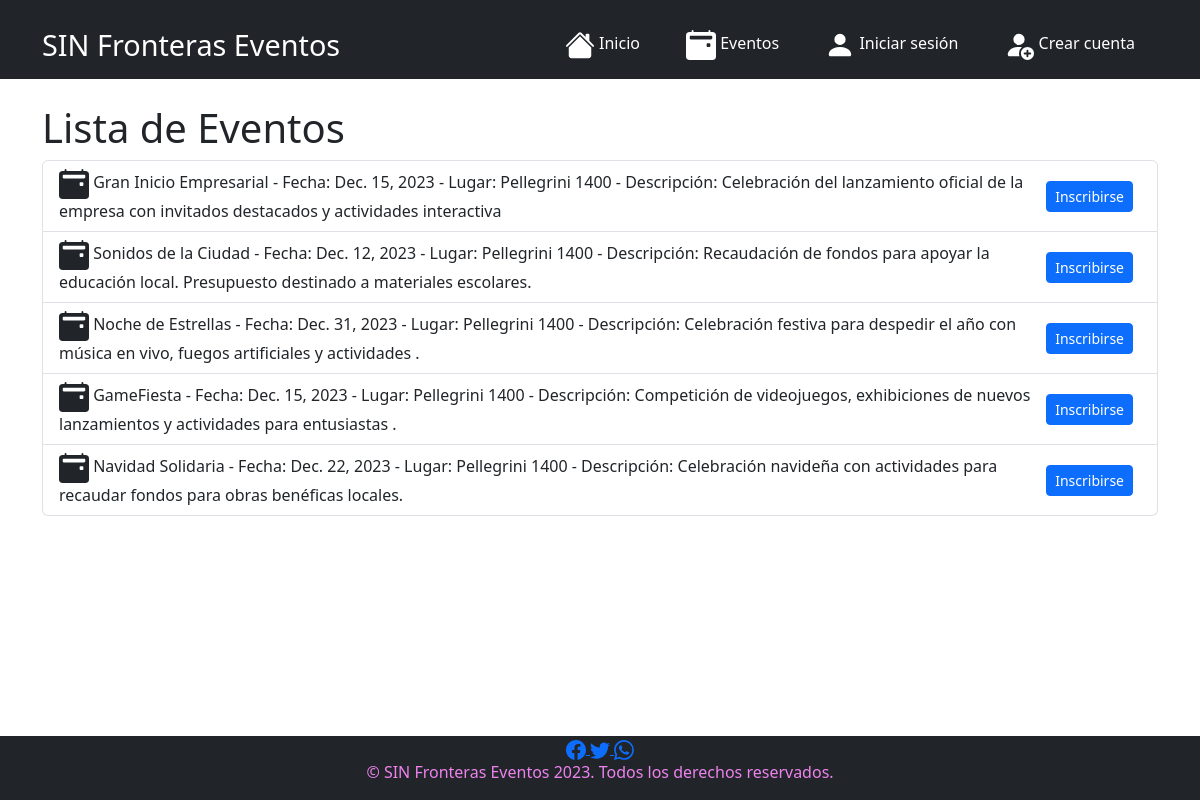
The page /evento/ on the database its author committed.
### evento_app/models.py (models this page shows)
class Evento(models.Model):
    nombre_evento = models.CharField(max_length=30)
    fecha_evento = models.DateField()
    lugar_evento = models.CharField(max_length=30)
    descripcion_evento = models.CharField(max_length=100)
    presupuesto_evento = models.BigIntegerField()
    id = models.BigAutoField(primary_key=True)

### evento_app/views.py (the view)
# urls.py: path('evento/', views.listar_eventos, name='evento'),
def listar_eventos(request):
    eventos = Evento.objects.all()
    return render(request, 'evento.html', {'eventos': eventos})

### evento_app/templates/evento.html (shortened to what this page needs)
{% extends "base.html" %}
{% block body %}
<div class="container mt-4">
    <h1>Lista de Eventos</h1>
    <ul class="list-group">
        {% for evento in eventos %}
        <li class="list-group-item d-flex justify-content-between align-items-center">
            <span>
                 {{ evento.nombre_evento }} - Fecha: {{ evento.fecha_evento }} - Lugar: {{ evento.lugar_evento }} - Descripción: {{ evento.descripcion_evento }}
            </span>
            <a href="{% url 'inscribirse_evento' evento.id %}" class="btn btn-primary btn-sm me-2">Inscribirse</a>
        </li>
        {% endfor %}
    </ul>
</div>
{% endblock %}

### evento_app/templates/base.html (shortened to what this page needs)
{% load static %}
<!DOCTYPE html>
<html lang="en">
<head>
    <link rel="stylesheet" href="{% static 'css/styles.css' %}">
    <link href="https://cdn.jsdelivr.net/npm/bootstrap@5.3.2/dist/css/bootstrap.min.css" rel="stylesheet">
</head>
<body>
    <nav class="navbar navbar-expand-lg navbar-dark bg-dark">
        <div class="container">
            <a id="titulo_nave" class="navbar-brand" href="/">SIN Fronteras Eventos</a>
            <div class="collapse navbar-collapse" id="navbarNav">
                <ul class="navbar-nav ms-auto">
                    <li class="nav-item">
                        <a class="nav-link" href="/">    Inicio</a>
                    </li>
                    <li class="nav-item">
                        <a class="nav-link" href="{% url 'evento' %}"> Eventos</a>
                    </li>
                    {% if user.is_authenticated %}
                        <li class="nav-item">
                            <a class="nav-link" href="{% url 'logout' %}"><svg xmlns="http://www.w3.org/2000/svg" width="30" height="30" fill="currentColor" class="bi bi-box-arrow-in-right" viewBox="0 0 16 16">
                                <path fill-rule="evenodd" d="M6 3.5a.5.5 0 0 1 .5-.5h8a.5.5 0 0 1 .5.5v9a.5.5 0 0 1-.5.5h-8a.5.5 0 0 1-.5-.5v-2a.5.5 0 0 0-1 0v2A1.5 1.5 0 0 0 6.5 14h8a1.5 1.5 0 0 0 1.5-1.5v-9A1.5 1.5 0 0 0 14.5 2h-8A1.5 1.5 0 0 0 5 3.5v2a.5.5 0 0 0 1 0v-2z"/>
                                <path fill-rule="evenodd" d="M11.854 8.354a.5.5 0 0 0 0-.708l-3-3a.5.5 0 1 0-.708.708L10.293 7.5H1.5a.5.5 0 0 0 0 1h8.793l-2.147 2.146a.5.5 0 0 0 .708.708l3-3z"/>
                              </svg> Cerrar sesión</a>
                        </li>
                        <li class="nav-item">
                            <a class="nav-link" href="{% url 'perfil_info'%}"><svg xmlns="http://www.w3.org/2000/svg" width="30" height="30" fill="currentColor" class="bi bi-person-fill-check" viewBox="0 0 16 16">
                                <path d="M12.5 16a3.5 3.5 0 1 0 0-7 3.5 3.5 0 0 0 0 7Zm1.679-4.493-1.335 2.226a.75.75 0 0 1-1.174.144l-.774-.773a.5.5 0 0 1 .708-.708l.547.548 1.17-1.951a.5.5 0 1 1 .858.514ZM11 5a3 3 0 1 1-6 0 3 3 0 0 1 6 0Z"/>
                                <path d="M2 13c0 1 1 1 1 1h5.256A4.493 4.493 0 0 1 8 12.5a4.49 4.49 0 0 1 1.544-3.393C9.077 9.038 8.564 9 8 9c-5 0-6 3-6 4Z"/>
                              </svg>  {{ user.username }}</a>
                        </li>
                    {% else %}
                        <li class="nav-item">
                            <a class="nav-link" href="{% url 'inicio_sesion' %}"><svg xmlns="http://www.w3.org/2000/svg" width="30" height="30" fill="currentColor" class="bi bi-person-fill" viewBox="0 0 16 16">
                                <path d="M3 14s-1 0-1-1 1-4 6-4 6 3 6 4-1 1-1 1H3Zm5-6a3 3 0 1 0 0-6 3 3 0 0 0 0 6Z"/>
                              </svg> Iniciar sesión</a>
                        </li>
                        <li class="nav-item">
                            <a class="nav-link" href="{% url 'registro' %}"> Crear cuenta</a>
                        </li>
                    {% endif %}
                </ul>
            </div>
        </div>
    </nav>
    {% block body %}{% endblock %}
</body>
<footer class="bg-dark  text-center py-0 fixed-bottom">
    <a href="https://www.facebook.com" target="_blanck"> </a>
    <a href="https://www.twitter.com" target="_blanck">  </a>
    <a href="https://wa.me/qr/ZKGWS3FKKBUUE1" target="_blanck"></a>
    <p>&copy; SIN Fronteras Eventos 2023. Todos los derechos reservados.</p>
</footer>
</html>

### evento_app/static/css/styles.css (style rules this page uses)
.container { margin-top: 10px; }
.navbar { background-color: #343a40; border-bottom: 1px solid #ffffff; }
#titulo_nave { font-size: 1.8rem; }
.navbar-nav .nav-link { color: #ffffff; margin: 0 15px; }
footer { color: violet; }

### rows shown on the page
Evento: nombre_evento "Gran Inicio Empresarial", fecha_evento "Dec. 15, 2023", lugar_evento "Pellegrini 1400", descripcion_evento "Celebración del lanzamiento oficial de la empresa con invitados destacados y actividades interactiva"
Evento: nombre_evento "Sonidos de la Ciudad", fecha_evento "Dec. 12, 2023", lugar_evento "Pellegrini 1400", descripcion_evento "Recaudación de fondos para apoyar la educación local. Presupuesto destinado a materiales escolares."
Evento: nombre_evento "Noche de Estrellas", fecha_evento "Dec. 31, 2023", lugar_evento "Pellegrini 1400", descripcion_evento "Celebración festiva para despedir el año con música en vivo, fuegos artificiales y actividades ."
Evento: nombre_evento "GameFiesta", fecha_evento "Dec. 15, 2023", lugar_evento "Pellegrini 1400", descripcion_evento "Competición de videojuegos, exhibiciones de nuevos lanzamientos y actividades para entusiastas ."
Evento: nombre_evento "Navidad Solidaria", fecha_evento "Dec. 22, 2023", lugar_evento "Pellegrini 1400", descripcion_evento "Celebración navideña con actividades para recaudar fondos para obras benéficas locales."
